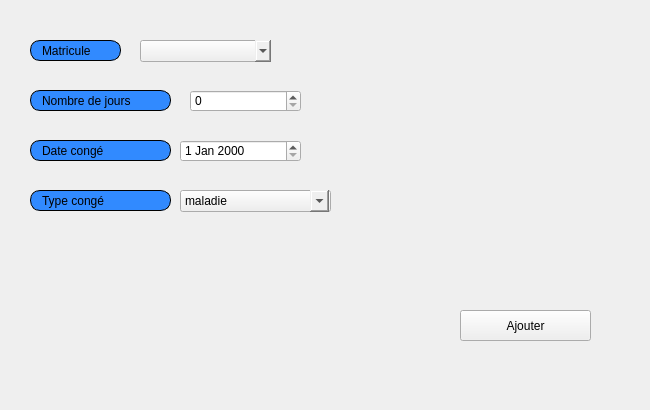
     <widget class="QWidget" name="tab_8">
      <attribute name="title">
       <string>Ajouter</string>
      </attribute>
      <widget class="QDateEdit" name="date_conge_ajouter">
       <property name="geometry">
        <rect>
         <x>180</x>
         <y>140</y>
         <width>121</width>
         <height>22</height>
        </rect>
       </property>
       <property name="styleSheet">
        <string notr="true">font: bold, &quot;Arial&quot;;;</string>
       </property>
      </widget>
      <widget class="QLabel" name="label_22">
       <property name="geometry">
        <rect>
         <x>30</x>
         <y>90</y>
         <width>141</width>
         <height>21</height>
        </rect>
       </property>
       <property name="styleSheet">
        <string notr="true">border: 1px solid black;
border-radius: 10px;
padding: 0 8px;
background: #318aff;
font: bold, &quot;Arial&quot;;;
text-align:center;
</string>
       </property>
       <property name="text">
        <string>Nombre de jours</string>
       </property>
      </widget>
      <widget class="QLabel" name="label_24">
       <property name="geometry">
        <rect>
         <x>30</x>
         <y>190</y>
         <width>141</width>
         <height>21</height>
        </rect>
       </property>
       <property name="styleSheet">
        <string notr="true">border: 1px solid black;
border-radius: 10px;
padding: 0 8px;
background: #318aff;
font: bold, &quot;Arial&quot;;;
text-align:center;
</string>
       </property>
       <property name="text">
        <string>Type congé</string>
       </property>
      </widget>
      <widget class="QLabel" name="label_23">
       <property name="geometry">
        <rect>
         <x>30</x>
         <y>140</y>
         <width>141</width>
         <height>21</height>
        </rect>
       </property>
       <property name="styleSheet">
        <string notr="true">border: 1px solid black;
border-radius: 10px;
padding: 0 8px;
background: #318aff;
font: bold, &quot;Arial&quot;;;
text-align:center;
</string>
       </property>
       <property name="text">
        <string>Date congé</string>
       </property>
      </widget>
      <widget class="QComboBox" name="combobox_conge_type">
       <property name="geometry">
        <rect>
         <x>180</x>
         <y>190</y>
         <width>151</width>
         <height>22</height>
        </rect>
       </property>
       <property name="styleSheet">
        <string notr="true">font: bold, &quot;Arial&quot;;;
QComboBox {
    margin-right: 20px;
}
QComboBox::drop-down {
    subcontrol-origin: margin;
}</string>
       </property>
       <item>
        <property name="text">
         <string>maladie</string>
        </property>
       </item>
       <item>
        <property name="text">
         <string>maternite</string>
        </property>
       </item>
       <item>
        <property name="text">
         <string>fetes</string>
        </property>
       </item>
      </widget>
      <widget class="QLabel" name="label_21">
       <property name="geometry">
        <rect>
         <x>30</x>
         <y>40</y>
         <width>91</width>
         <height>21</height>
        </rect>
       </property>
       <property name="styleSheet">
        <string notr="true">border: 1px solid black;
border-radius: 10px;
padding: 0 8px;
background: #318aff;
font: bold, &quot;Arial&quot;;;
text-align:center;
</string>
       </property>
       <property name="text">
        <string>Matricule</string>
       </property>
      </widget>
      <widget class="QSpinBox" name="nbrej_conge_ajouter">
       <property name="geometry">
        <rect>
         <x>190</x>
         <y>90</y>
         <width>111</width>
         <height>22</height>
        </rect>
       </property>
       <property name="styleSheet">
        <string notr="true">font: bold, &quot;Arial&quot;;;QComboBox {
    margin-right: 20px;
}
QComboBox::drop-down {
    subcontrol-origin: margin;
}</string>
       </property>
      </widget>
      <widget class="QComboBox" name="combobox_matricule_conge">
       <property name="geometry">
        <rect>
         <x>140</x>
         <y>40</y>
         <width>151</width>
         <height>22</height>
        </rect>
       </property>
       <property name="styleSheet">
        <string notr="true">QComboBox {
    margin-right: 20px;
}
QComboBox::drop-down {
    subcontrol-origin: margin;
}</string>
       </property>
      </widget>
      <widget class="QPushButton" name="ajouter_conge">
       <property name="geometry">
        <rect>
         <x>460</x>
         <y>310</y>
         <width>131</width>
         <height>31</height>
        </rect>
       </property>
       <property name="styleSheet">
        <string notr="true">#ajouter_conge{
font: bold, &quot;Arial&quot;;;     background-color: qlineargradient(x1: 0, y1: 0, x2: 0, y2: 1,
                                       stop: 0 #dadbde, stop: 1 #f6f7fa);
}
#ajouter_conge:pressed {
font: bold, &quot;Arial&quot;;;     background-color: qlineargradient(x1: 0, y1: 0, x2: 0, y2: 1,
                                       stop: 0 #dadbde, stop: 1 #fff07b);


}</string>
       </property>
       <property name="text">
        <string>Ajouter</string>
       </property>
       <property name="icon">
        <iconset resource="ressources.qrc">
         <normaloff>:/images/img/app.png</normaloff>:/images/img/app.png</iconset>
       </property>
      </widget>
      <widget class="QLabel" name="label_39">
       <property name="geometry">
        <rect>
         <x>-10</x>
         <y>-10</y>
         <width>641</width>
         <height>401</height>
        </rect>
       </property>
       <property name="text">
        <string/>
       </property>
       <property name="pixmap">
        <pixmap resource="ressources.qrc">:/images/img/imf.jpg</pixmap>
       </property>
       <property name="scaledContents">
        <bool>true</bool>
       </property>
      </widget>
      <zorder>label_39</zorder>
      <zorder>date_conge_ajouter</zorder>
      <zorder>label_22</zorder>
      <zorder>label_24</zorder>
      <zorder>label_23</zorder>
      <zorder>combobox_conge_type</zorder>
      <zorder>label_21</zorder>
      <zorder>nbrej_conge_ajouter</zorder>
      <zorder>combobox_matricule_conge</zorder>
      <zorder>ajouter_conge</zorder>
     </widget>
